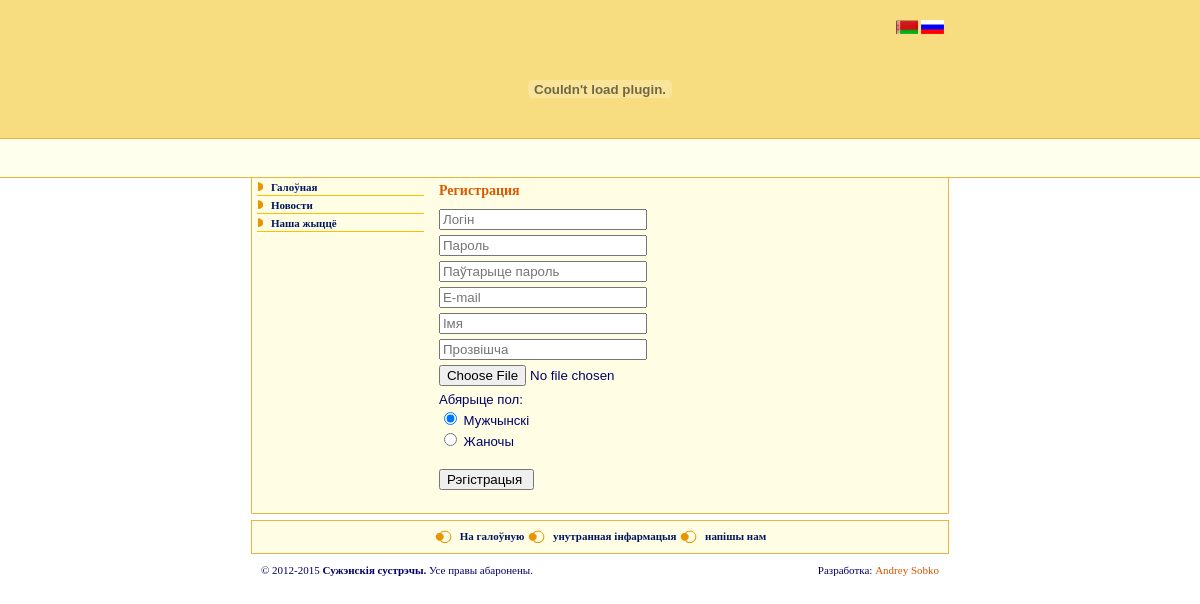
Screenshot of /register/ with the database file from the repository.
### tables this page shows
CREATE TABLE IF NOT EXISTS `menu` (
`id` int(11) NOT NULL,
  `num` int(11) NOT NULL,
  `lang1` varchar(50) NOT NULL,
  `lang2` varchar(50) NOT NULL,
  `link` text NOT NULL,
  `published` int(11) NOT NULL DEFAULT '0',
  `in` int(2) NOT NULL DEFAULT '0'
);

### core/classes/base.class.php (the view, shortened to what this page needs)
<?php
class DataBase{
	private $host = '';
	private $user = '';
	private $pass = '';
	private $db_name = '';
	private static $connection;
	public function __construct($host = '', $user = '', $pass = '', $db_name = ''){
		$this->host = $host;
		$this->user = $user;
		$this->pass = $pass;
		$this->db_name = $db_name;
		self::$connection = $this->connect();
	}
	public function connect(){
		$connection = mysqli_connect($this->host, $this->user, $this->pass, $this->db_name) or die("could not connect to DB");
		return $connection;
	}
	public static function query($sql){
		$res = mysqli_query(self::$connection, $sql) or die(mysqli_error());
		return $res;
	}
	public function fetch_array($object){
		return mysqli_fetch_array($object, MYSQLI_ASSOC);
	}
	public function MenuRead($lang, $dir = ''){
		if(self::$connection){
			$sql = "SELECT `id`,`num`,`link`,`".$lang."`,`in` FROM `menu` WHERE `published`='1' ORDER BY `num`;";
			$result = self::query($sql);
			while ($row = $this->fetch_array($result)){
				$menu[$row['num']] = array(
					'id'	=> $row['id'],
					'in'	=> $row['in'],
					'name'	=> $row[$lang],
					'link'	=> $row['link']
				);
			}
			foreach($menu as $val){
				if ($val['in'] == 0){
					echo '<li class="menu"><a href="'.$val['link'].'" class="granat">'.$val['name'].'</a>';
					echo '<ul>';
					echo '</ul></li>';
				}
			}
		}
	}
}
?>

### design/style.css (style rules this page uses)
body, select { font-family: tahoma; font-size: 11px; color:#000066; }
a { text-decoration: none; color: #D85600; }
.body { padding: 0px; margin: 0px; background-image: url(tlo.gif); background-repeat: repeat-x; }
li { list-style: none; }
.granat { color: #001760; margin-left:5px; }
.menu { border-bottom-width: 1px; border-bottom-style: solid; border-bottom-color: #FFBF00; padding-top: 6px; padding-bottom: 6px; padding-left: 15px; background-image: url(ikom.gif); background-repeat: no-repeat; background-position: left center; font-weight: bold; }

### design/droppy.css (style rules this page uses)
#nav li { display: block; list-style: none; margin: 0; padding: 0; }
#nav a { display: block; }
#nav a { text-decoration:none; color: #001760; font-size: 1em; padding: 3px 9px 3px 9px; margin-bottom: -1px; }

### rows the page displays
menu: in 0 (drawn), lang1 "Галоўная"
menu: in 0 (drawn), lang1 "Новости"
menu: in 0 (drawn), lang1 "Наша жыццё"

### other values shown
$name "Регистрация"
$word[10] "Абярыце пол:"
$word[11] "Мужчынскі"
$word[12] "Жаночы"
$word[25] "На галоўную"
$word[27] "унутранная інфармацыя"
$word[28] "напішы нам"
